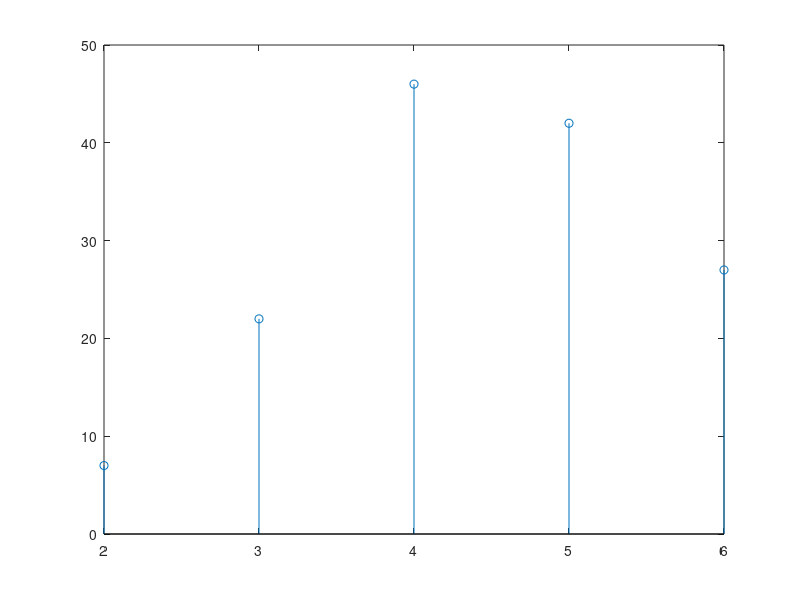

Write MATLAB code to recreate this figure.
%%lab4_2
format compact
close all;
clear;
clc;

%%plots trig(n) as d(n)
n1=1;
n2=3;
n=n1:n2;

for i=1:length(n)
x11(i)=n(i)+6;
end

x1=x11'

for i=1:length(n)
x2(i)=n(i);
end

P=[[x2 0 0]' [0 x2 0]' [0 0 x2]']

x=P*x1

nx=n1+n1:n2+n2;

stem(nx,x);